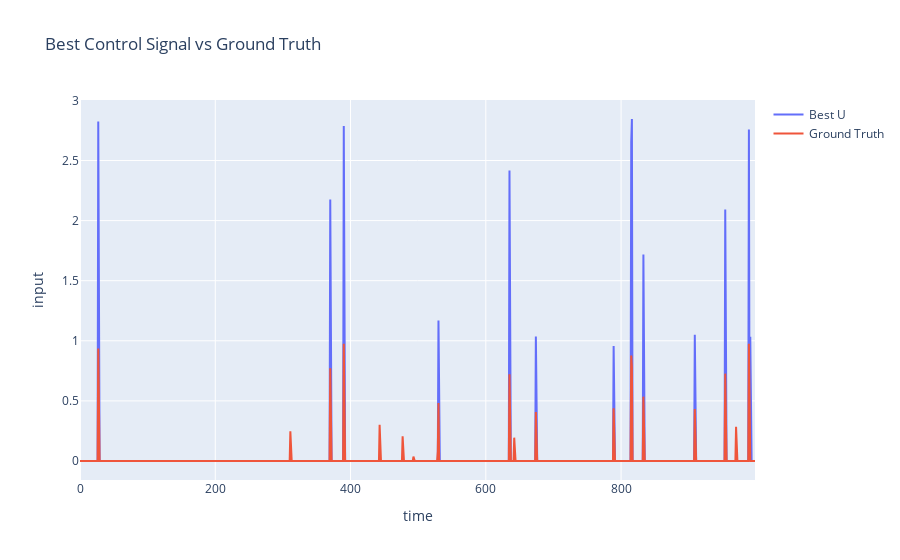

Write notebook code for a chart like this one.
### Code cell
fig = go.Figure(data = [
    go.Scatter(x=np.arange(T), y=best_U.squeeze(), mode='lines', name='Best U'),
    go.Scatter(x=np.arange(T), y=controls.squeeze(), mode='lines', name='Ground Truth')
],
    layout = {"xaxis": {"title": "time"}, "yaxis": {"title": "input"}, "title": "Best Control Signal vs Ground Truth"})
fig.show()

### Figure 1 — Plotly figure (JSON) as saved in the notebook; plotly's stock layout.template omitted (floating-point values rounded to 4 significant figures; data arrays with more than 128 entries replaced by an {"elided": "..."} marker saying what was removed)
{"data": [{"mode": "lines", "name": "Best U", "type": "scatter", "x": {"elided": "999 int values"}, "y": {"elided": "999 float values"}}, {"mode": "lines", "name": "Ground Truth", "type": "scatter", "x": {"elided": "999 int values"}, "y": {"elided": "1000 float values"}}], "layout": {"title": {"text": "Best Control Signal vs Ground Truth"}, "xaxis": {"title": {"text": "time"}}, "yaxis": {"title": {"text": "input"}}}}
